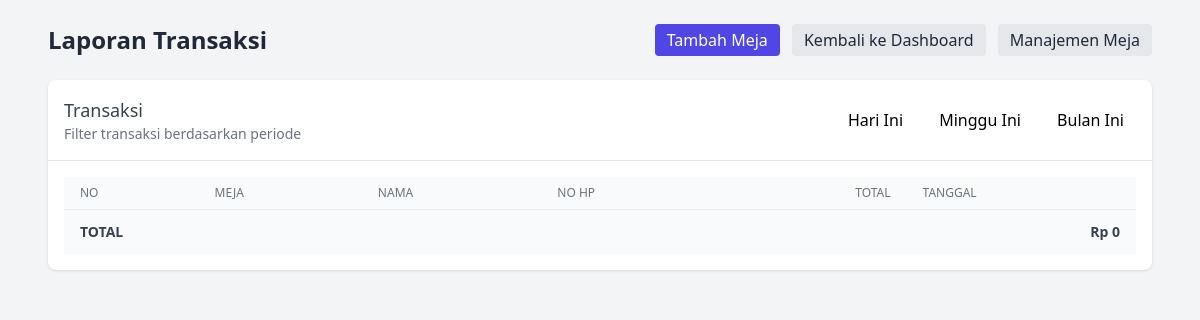
The page /admin/laporan/index.php on the database as committed earlier.
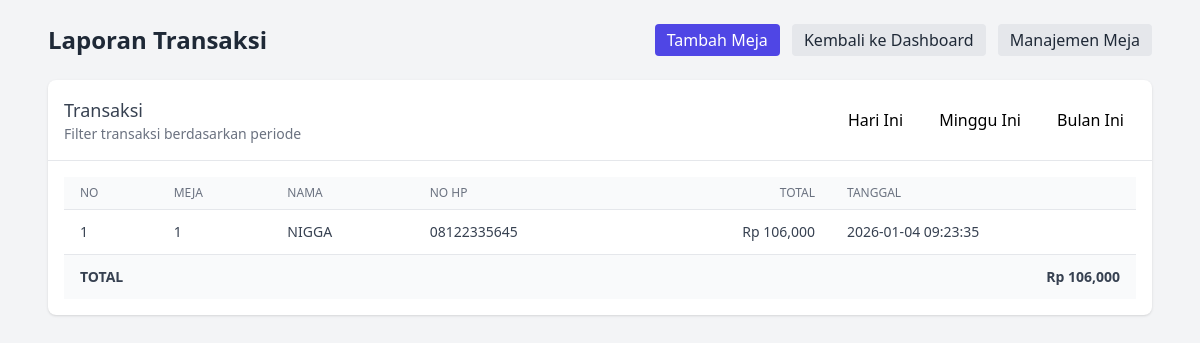
The same page on the database as committed later.
### tables this page shows
CREATE TABLE IF NOT EXISTS `laporan` (
  `id` int(11) NOT NULL AUTO_INCREMENT,
  `nomor_meja` int(11) DEFAULT NULL,
  `nama_pelanggan` varchar(100) DEFAULT NULL,
  `no_hp` varchar(20) DEFAULT NULL,
  `total` int(11) DEFAULT NULL,
  `tanggal_transaksi` datetime DEFAULT current_timestamp(),
  PRIMARY KEY (`id`)
);

### admin/laporan/index.php (the view, shortened to what this page needs)
<?php
include '../../config/db.php';
$filter = $_GET['filter'] ?? 'hari';
if($filter == 'hari'){
        $query = "SELECT * FROM laporan WHERE DATE(tanggal_transaksi)=CURDATE()";
}
elseif($filter == 'minggu'){
        $query = "SELECT * FROM laporan WHERE YEARWEEK(tanggal_transaksi)=YEARWEEK(NOW())";
}
else{
        $query = "SELECT * FROM laporan WHERE MONTH(tanggal_transaksi)=MONTH(NOW()) AND YEAR(tanggal_transaksi)=YEAR(NOW())";
}
$data = mysqli_query($conn,$query);
?>
<!DOCTYPE html>
<html>
<head>
    <script src="https://cdn.tailwindcss.com"></script>
</head>
<body class="bg-gray-100 min-h-screen">
    <div class="max-w-6xl mx-auto p-6">
        <header class="flex items-center justify-between mb-6">
            <h1 class="text-2xl font-semibold text-gray-800">Laporan Transaksi</h1>
            <nav class="space-x-2">
                <a href="../meja/tambah.php" class="inline-block px-3 py-1 bg-indigo-600 text-white rounded hover:bg-indigo-700">Tambah Meja</a>
                <a href="../pesanan/index.php" class="inline-block px-3 py-1 bg-gray-200 text-gray-800 rounded hover:bg-gray-300">Kembali ke Dashboard</a>
                <a href="../meja/index.php" class="inline-block px-3 py-1 bg-gray-200 text-gray-800 rounded hover:bg-gray-300">Manajemen Meja</a>
            </nav>
        </header>
        <section class="bg-white shadow rounded-lg overflow-hidden mb-6">
            <div class="p-4 border-b flex items-center justify-between">
                <div>
                    <h2 class="text-lg font-medium text-gray-700">Transaksi</h2>
                    <p class="text-sm text-gray-500">Filter transaksi berdasarkan periode</p>
                </div>
                <div class="space-x-2">
                    <a href="?filter=hari" class="px-3 py-1 rounded %s">Hari Ini</a>
                    <a href="?filter=minggu" class="px-3 py-1 rounded %s">Minggu Ini</a>
                    <a href="?filter=bulan" class="px-3 py-1 rounded %s">Bulan Ini</a>
                </div>
            </div>
            <div class="p-4 overflow-x-auto">
                <table class="min-w-full divide-y divide-gray-200">
                    <thead class="bg-gray-50">
                        <tr>
                            <th class="px-4 py-2 text-left text-xs font-medium text-gray-500 uppercase">No</th>
                            <th class="px-4 py-2 text-left text-xs font-medium text-gray-500 uppercase">Meja</th>
                            <th class="px-4 py-2 text-left text-xs font-medium text-gray-500 uppercase">Nama</th>
                            <th class="px-4 py-2 text-left text-xs font-medium text-gray-500 uppercase">No HP</th>
                            <th class="px-4 py-2 text-right text-xs font-medium text-gray-500 uppercase">Total</th>
                            <th class="px-4 py-2 text-left text-xs font-medium text-gray-500 uppercase">Tanggal</th>
                        </tr>
                    </thead>
                    <tbody class="bg-white divide-y divide-gray-100">
                        <?php
                        $no = 1;
                        $grandTotal = 0;
                        while($r = mysqli_fetch_assoc($data)){
                                $grandTotal += $r['total'];
                        ?>
                        <tr>
                            <td class="px-4 py-3 text-sm text-gray-700"><?= $no++ ?></td>
                            <td class="px-4 py-3 text-sm text-gray-700"><?= htmlspecialchars($r['nomor_meja']) ?></td>
                            <td class="px-4 py-3 text-sm text-gray-700"><?= htmlspecialchars($r['nama_pelanggan']) ?></td>
                            <td class="px-4 py-3 text-sm text-gray-700"><?= htmlspecialchars($r['no_hp']) ?></td>
                            <td class="px-4 py-3 text-sm text-gray-700 text-right">Rp <?= number_format($r['total']) ?></td>
                            <td class="px-4 py-3 text-sm text-gray-700"><?= htmlspecialchars($r['tanggal_transaksi']) ?></td>
                        </tr>
                        <?php } ?>
                    </tbody>
                    <tfoot>
                        <tr class="bg-gray-50">
                            <th colspan="4" class="px-4 py-3 text-left text-sm font-semibold text-gray-700">TOTAL</th>
                            <th colspan="2" class="px-4 py-3 text-right text-sm font-semibold text-gray-700">Rp <?= number_format($grandTotal) ?></th>
                        </tr>
                    </tfoot>
                </table>
            </div>
        </section>
    </div>
</body>
</html>

Rows that differ between the two databases and show on the page:
added laporan: nomor_meja "1", nama_pelanggan "NIGGA", no_hp "08122335645", total "106,000", tanggal_transaksi "2026-01-04 09:23:35"
Other text that changed with them:
$grandTotal: "0" → "106,000"
